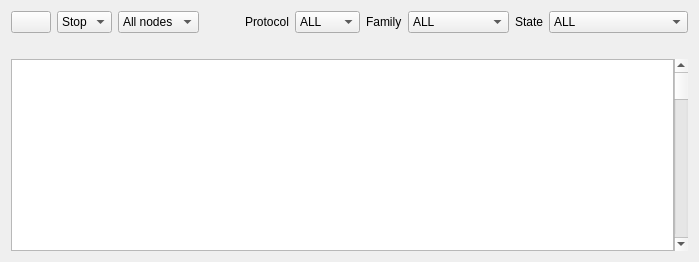
     <widget class="QWidget" name="tab_9">
      <attribute name="icon">
       <iconset theme="network"/>
      </attribute>
      <attribute name="title">
       <string>Netstat</string>
      </attribute>
      <layout class="QGridLayout" name="gridLayout_7">
       <item row="2" column="0">
        <layout class="QHBoxLayout" name="horizontalLayout_18">
         <property name="spacing">
          <number>0</number>
         </property>
         <item>
          <widget class="GenericTableView" name="netstatTable">
           <property name="autoScroll">
            <bool>false</bool>
           </property>
           <property name="selectionBehavior">
            <enum>QAbstractItemView::SelectionBehavior::SelectRows</enum>
           </property>
           <property name="horizontalScrollMode">
            <enum>QAbstractItemView::ScrollMode::ScrollPerPixel</enum>
           </property>
           <property name="showGrid">
            <bool>false</bool>
           </property>
           <property name="sortingEnabled">
            <bool>false</bool>
           </property>
           <property name="cornerButtonEnabled">
            <bool>false</bool>
           </property>
           <attribute name="horizontalHeaderStretchLastSection">
            <bool>true</bool>
           </attribute>
           <attribute name="verticalHeaderStretchLastSection">
            <bool>false</bool>
           </attribute>
          </widget>
         </item>
         <item>
          <widget class="QScrollBar" name="netstatScrollBar">
           <property name="orientation">
            <enum>Qt::Vertical</enum>
           </property>
          </widget>
         </item>
        </layout>
       </item>
       <item row="0" column="0">
        <layout class="QHBoxLayout" name="netstatToolbar">
         <item>
          <widget class="QPushButton" name="cmdNetstatBack">
           <property name="text">
            <string/>
           </property>
           <property name="icon">
            <iconset theme="go-previous">
             <normaloff>../../../../../../../../../../../../../../../../../../../../../../../../../../../../../../../../../../../../../../../../../../../../../../../../../../../../../../../../../../../../../../../../../../../../../../../../../../.designer/backup</normaloff>../../../../../../../../../../../../../../../../../../../../../../../../../../../../../../../../../../../../../../../../../../../../../../../../../../../../../../../../../../../../../../../../../../../../../../../../../../.designer/backup</iconset>
           </property>
          </widget>
         </item>
         <item>
          <widget class="QComboBox" name="comboNetstatInterval">
           <item>
            <property name="text">
             <string>Stop</string>
            </property>
            <property name="icon">
             <iconset theme="stop"/>
            </property>
           </item>
           <item>
            <property name="text">
             <string>5s</string>
            </property>
           </item>
           <item>
            <property name="text">
             <string>10s</string>
            </property>
           </item>
           <item>
            <property name="text">
             <string>15s</string>
            </property>
           </item>
           <item>
            <property name="text">
             <string>20s</string>
            </property>
           </item>
           <item>
            <property name="text">
             <string>30s</string>
            </property>
           </item>
           <item>
            <property name="text">
             <string>45s</string>
            </property>
           </item>
           <item>
            <property name="text">
             <string>1m</string>
            </property>
           </item>
           <item>
            <property name="text">
             <string>5m</string>
            </property>
           </item>
           <item>
            <property name="text">
             <string>10m</string>
            </property>
           </item>
          </widget>
         </item>
         <item>
          <widget class="QComboBox" name="comboNetstatNodes">
           <property name="sizePolicy">
            <sizepolicy hsizetype="Expanding" vsizetype="Fixed">
             <horstretch>0</horstretch>
             <verstretch>0</verstretch>
            </sizepolicy>
           </property>
           <item>
            <property name="text">
             <string>All nodes</string>
            </property>
           </item>
          </widget>
         </item>
         <item>
          <spacer name="horizontalSpacer_4">
           <property name="orientation">
            <enum>Qt::Horizontal</enum>
           </property>
           <property name="sizeHint" stdset="0">
            <size>
             <width>40</width>
             <height>20</height>
            </size>
           </property>
          </spacer>
         </item>
         <item>
          <widget class="QLabel" name="label_9">
           <property name="text">
            <string>Protocol</string>
           </property>
          </widget>
         </item>
         <item>
          <widget class="QComboBox" name="comboNetstatProto">
           <item>
            <property name="text">
             <string>ALL</string>
            </property>
           </item>
           <item>
            <property name="text">
             <string notr="true">TCP</string>
            </property>
           </item>
           <item>
            <property name="text">
             <string notr="true">UDP</string>
            </property>
           </item>
           <item>
            <property name="text">
             <string notr="true">SCTP</string>
            </property>
           </item>
           <item>
            <property name="text">
             <string notr="true">DCCP</string>
            </property>
           </item>
           <item>
            <property name="text">
             <string notr="true">ICMP</string>
            </property>
           </item>
           <item>
            <property name="text">
             <string notr="true">RAW</string>
            </property>
           </item>
          </widget>
         </item>
         <item>
          <widget class="QLabel" name="label_8">
           <property name="text">
            <string>Family</string>
           </property>
          </widget>
         </item>
         <item>
          <widget class="QComboBox" name="comboNetstatFamily">
           <item>
            <property name="text">
             <string>ALL</string>
            </property>
           </item>
           <item>
            <property name="text">
             <string notr="true">AF_INET</string>
            </property>
           </item>
           <item>
            <property name="text">
             <string notr="true">AF_INET6</string>
            </property>
           </item>
           <item>
            <property name="text">
             <string notr="true">AF_PACKET</string>
            </property>
           </item>
          </widget>
         </item>
         <item>
          <widget class="QLabel" name="label_10">
           <property name="text">
            <string>State</string>
           </property>
          </widget>
         </item>
         <item>
          <widget class="QComboBox" name="comboNetstatStates">
           <item>
            <property name="text">
             <string>ALL</string>
            </property>
           </item>
           <item>
            <property name="text">
             <string>Established</string>
            </property>
           </item>
           <item>
            <property name="text">
             <string notr="true">TCP_SYN_SENT</string>
            </property>
           </item>
           <item>
            <property name="text">
             <string notr="true">TCP_SYN_RECV</string>
            </property>
           </item>
           <item>
            <property name="text">
             <string notr="true">TCP_FIN_WAIT1</string>
            </property>
           </item>
           <item>
            <property name="text">
             <string notr="true">TCP_FIN_WAIT2</string>
            </property>
           </item>
           <item>
            <property name="text">
             <string notr="true">TCP_TIME_WAIT</string>
            </property>
           </item>
           <item>
            <property name="text">
             <string notr="true">TCP_CLOSE</string>
            </property>
           </item>
           <item>
            <property name="text">
             <string notr="true">TCP_CLOSE_WAIT</string>
            </property>
           </item>
           <item>
            <property name="text">
             <string notr="true">TCP_LAST_ACK</string>
            </property>
           </item>
           <item>
            <property name="text">
             <string notr="true">TCP_LISTEN</string>
            </property>
           </item>
           <item>
            <property name="text">
             <string notr="true">TCP_CLOSING</string>
            </property>
           </item>
          </widget>
         </item>
        </layout>
       </item>
       <item row="1" column="0">
        <widget class="QLabel" name="netstatLabel">
         <property name="sizePolicy">
          <sizepolicy hsizetype="Expanding" vsizetype="Preferred">
           <horstretch>0</horstretch>
           <verstretch>0</verstretch>
          </sizepolicy>
         </property>
         <property name="text">
          <string/>
         </property>
        </widget>
       </item>
      </layout>
     </widget>
